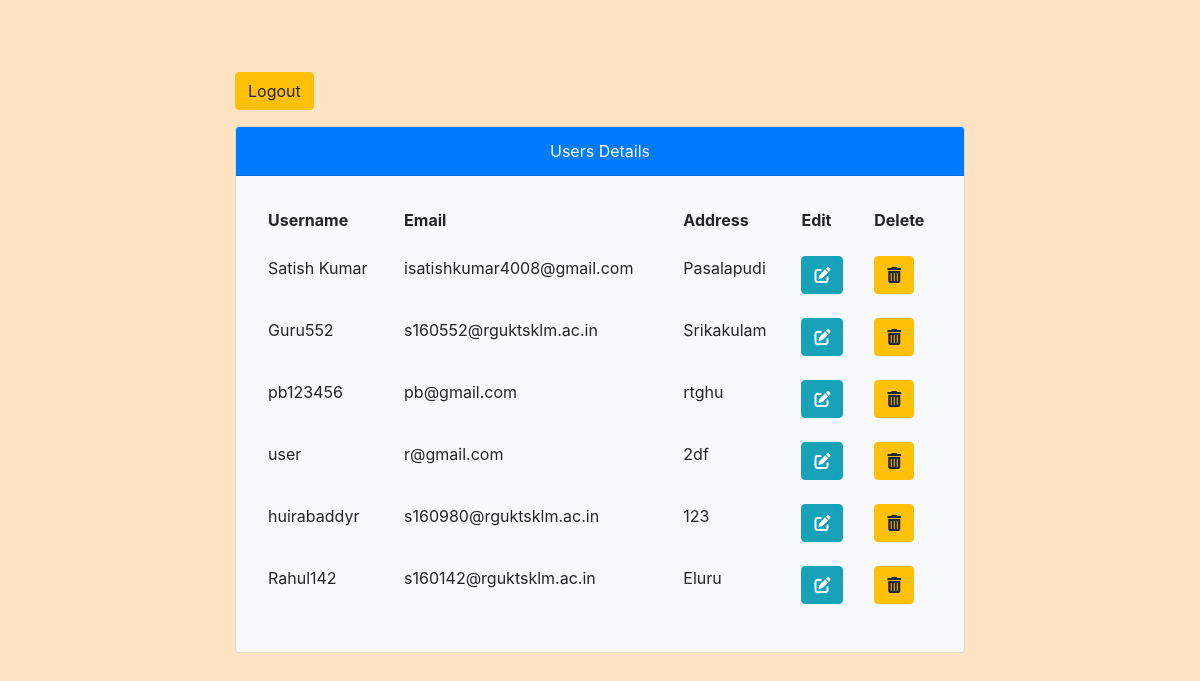
The app's page /data/ with its own data.
### task_app/models.py (models this page shows, shortened)
class UserDetails(models.Model):
	username = models.CharField(max_length = 200)
	email = models.EmailField(max_length = 100,unique = True)
	password = models.CharField(max_length = 20)
	address = models.CharField(max_length = 200)
	USERNAME_FIELD = 'email'
	REQUIRED_FIELDS = []

### task_app/views.py (the view)
# urls.py: path("data/",views.data, name = "data"),
def data(response):
	ls = UserDetails.objects.all()
	return render(response, "userdetail.html",{"ls":ls})

### task_app/templates/userdetail.html (shortened to what this page needs)
{% extends 'base.html' %}
{% block content %}
<br><br><br>
<a href="{% url 'logout' %}"><button class="btn btn-warning">Logout</button></a>
<div class="card bg-light">
	<div class="card-header text-center text-white bg-primary">Users Details</div>
	<div class="card-body">
		<table class="table table-borderless table-hover">
			<tr>
				<th>Username</th>
				<th>Email</th>
				<th>Address</th>
				<th>Edit</th>
				<th>Delete</th>
			</tr>
			{% for l in ls %}
			<tr>
				<td>{{ l.username }}</td>
				<td>{{ l.email }}</td>
				<td>{{ l.address }}</td>
				<td><a href="{% url 'update' l.id %}"><button class="btn btn-info"><i class='fas fa-edit'></i></button></a></td>
				<td><a href="{% url 'deletedata' l.id %}">
					<button class="btn btn-warning" type="submit"><i class='fas fa-trash-alt'></i></button></a></td>
			</tr>
			{% endfor %}
		</table>
	</div>
</div>
{% endblock %}

### task_app/templates/base.html (shortened to what this page needs)
<!doctype html>
<html lang="en">
  <head>
    <link rel="stylesheet" href="https://stackpath.bootstrapcdn.com/bootstrap/4.1.3/css/bootstrap.min.css">
  </head>
  <body>
    <div class="container">
      <div class="row justify-content-center">
        <div class="col-8">
          {% block content %}
          {% endblock %}
        </div>
      </div>
    </div>
  </body>
</html>

### task_app/templates/base.html (style rules this page uses)
body { background: bisque; }

### records on screen
UserDetails: username "Satish Kumar", email "isatishkumar4008@gmail.com", address "Pasalapudi"
UserDetails: username "Guru552", email "s160552@rguktsklm.ac.in", address "Srikakulam"
UserDetails: username "pb123456", email "pb@gmail.com", address "rtghu"
UserDetails: username "user", email "r@gmail.com", address "2df"
UserDetails: username "huirabaddyr", email "s160980@rguktsklm.ac.in", address "123"
UserDetails: username "Rahul142", email "s160142@rguktsklm.ac.in", address "Eluru"
